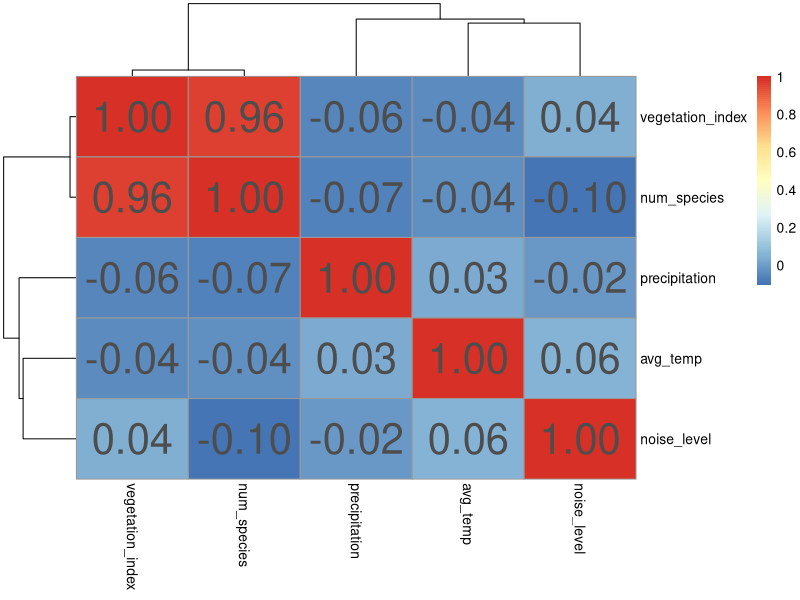
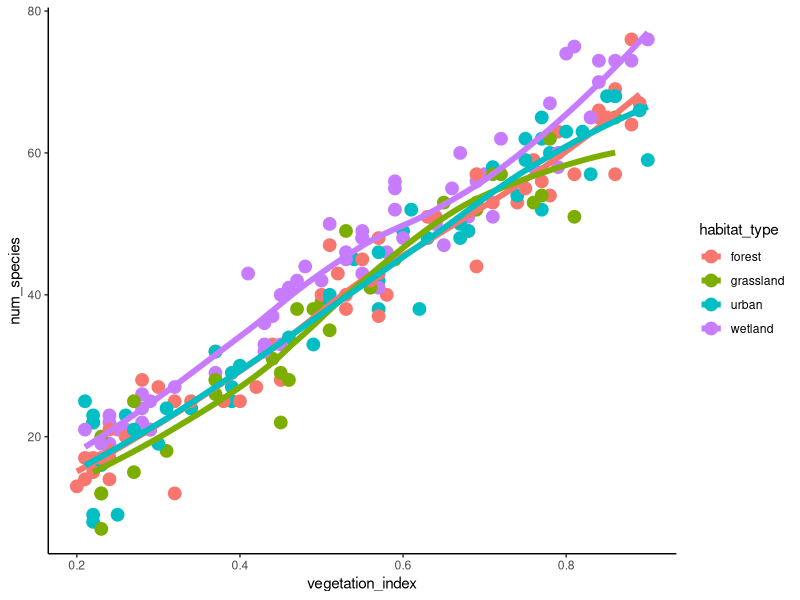

Write the R code that produced these figures, in order.
library(dplyr)
library(tidyr)
library(ggplot2)

df <- read.csv("Data/bird_species_diversity.csv")

head(df)
str(df)
summary(df) # based on this normal values within range

# checking for NA values
colSums(is.na(df)) # no missing values

# exploring the data
df_numeric <- df %>% select(where(is.numeric))
cor(df_numeric) # NOTE very strong positive correlation between vegetation and num_species # nolint
library(pheatmap)
pheatmap(cor(df_numeric), display_numbers = TRUE, fontsize_number = 30)

head(df)
scatterplot_veg_num_species <- ggplot(data = df, aes(x = vegetation_index, y = num_species, color = habitat_type)) +
  geom_point(size = 4) + geom_smooth(se = FALSE, size = 2) + theme_classic()
ggsave("Output/Scatter plot of vegetation index and num of species.png", dpi = 300)

